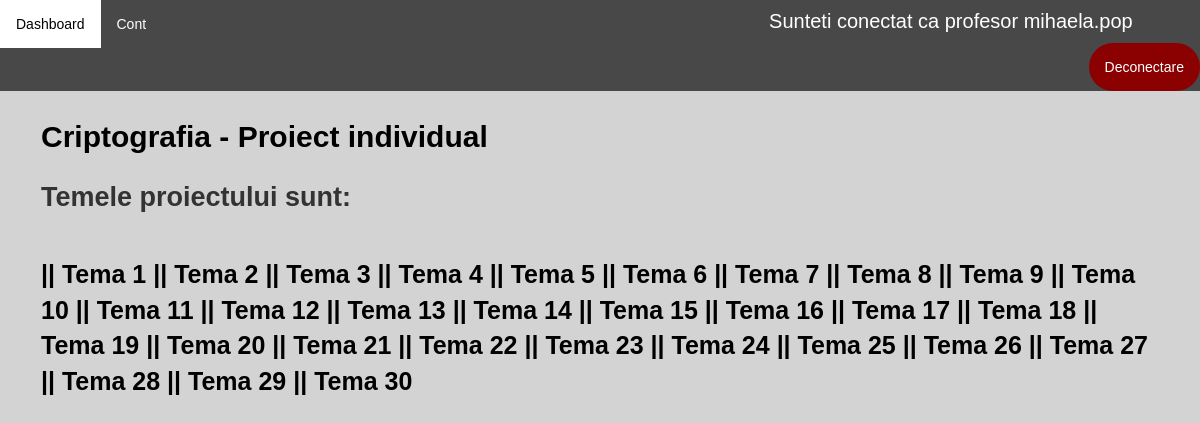
Screenshot of /vizualizare-disciplina/vizualizare-proiecte/proiect/22 (signed in) with the database file from the repository.
### application/models.py (models this page shows)
class Proiect(models.Model):
    id = models.AutoField(primary_key=True)
    nume = models.CharField(max_length=100, unique=False)
    data_inregistrare = models.DateField(auto_now_add=True)
    data_finalizare = models.DateField()
    profesor = models.ForeignKey(User, on_delete=models.CASCADE)
    disciplina = models.ForeignKey(Disciplina, on_delete=models.CASCADE, null=True)
    document = models.CharField(max_length=100, null=True)
    nr_persoane = models.IntegerField(null=True)
    cale = models.CharField(max_length=100, default=None)

class Tema(models.Model):
    id = models.AutoField(primary_key=True)
    nume = models.CharField(max_length=100, unique=False)
    descriere = models.CharField(max_length=500, null=True)
    proiect = models.ForeignKey(Proiect, on_delete=models.CASCADE, unique=False)

### application/decorators.py (the view)
        def wrapper_func(request, *args, **kwargs):
            user_groups = list()
            for group in request.user.groups.all():
                user_groups.append(group.name)
            if allowed_roles[0] in user_groups:
                return view_func(request, *args, **kwargs)
            else:
                return redirect('dashboard')

### application/functions.py (called while the page is built)
def get_user_info(request):
    user = request.user
    user_groups = [group.name for group in user.groups.all()]
    if 'admin' in user_groups:
        user_type = 'admin'
    elif 'studenti' in user_groups:
        user_type = 'student'
    elif 'secretariat' in user_groups:
        user_type = 'secretar'
    else:
        user_type = 'profesor'
    out = {'user': user,
           'user_groups': user_groups,
           'user_type': user_type
           }
    return out

def create_context(request=None, extract_user_info=True):
    if extract_user_info and not request:
        raise ValueError("request must be set if extract_user_info is True")
    out = {}
    if extract_user_info:
        out.update(get_user_info(request))
    return out

### application/views.py (called while the page is built)
@allowed_users(allowed_roles=['profesori'])
@login_required(login_url='login')
def proiect(request, pk):
    proiect = Proiect.objects.get(pk=pk)
    teme = Tema.objects.all().filter(proiect=pk)
    context = create_context(request)
    context['proiect'] = proiect
    context['teme'] = teme
    return render(request, 'application/profesor/proiect.html', context)

### application/templates/application/profesor/proiect.html (shortened to what this page needs)
{% extends 'application/dashboard.html' %}
{% load static %}
{% block article %}
    {% if proiect.nr_persoane > 1 %}
      <b style="color: black; font-size: 30px">{{ proiect.nume }} -  Proiect pe echipe de {{ proiect.nr_persoane }} persoane</b>
    {% else %}
      <b  style="color: black; font-size: 30px">{{ proiect.nume }} -  Proiect individual </b>
    {% endif %}
    <br>
    <br>
    <b style="font-size: 27px;">Temele proiectului sunt:</b>
    <div  style="margin-top: 40px">
                {% for tema in teme %}
                           <a href="{% url 'vizualizareTema' tema.id %}" style="color: black; font-size: 25px"> <b>||  {{ tema.nume }}  </b> </a>
                {% endfor %}
    </div>
{% endblock %}

### application/templates/application/main_layout_application.html (shortened to what this page needs)
{% extends 'main_layout.html' %}
{% load static %}
{% block header %}
    <link rel="stylesheet" href="{% static 'application/css/main_layout_application.css' %}">
        <ul class="topnav">
            <li><a href="{% url 'dashboard' %}">Dashboard</a></li>
            <li><a href="{% url 'account' %}">Cont</a>
            <li style="padding: 7px; color: white; font-size: 20px; margin-left: 600px">Sunteti conectat ca {{ user_type }} {{ request.user.username }}</li>
            <li class="right"><a class="logout" href="{% url 'logout' %}">Deconectare</a></li>
        </ul>
{% endblock %}

### application/static/application/css/main_layout_application.css (style rules this page uses)
body { font-family: Arial, Helvetica, sans-serif; }
body { margin: 0; background-color: lightgray; font-family: Arial, Helvetica, sans-serif; }
ul.topnav { list-style-type: none; margin: 0; padding: 0; overflow: hidden; background-color: #484848; }
ul.topnav li { float: left; }
ul.topnav li a { display: block; color: white; text-align: center; padding: 14px 16px; text-decoration: none; }
ul.topnav li.right { background-color: darkred; float: right; border-radius: 50px; }

### rows the page displays
Proiect: nume "Criptografia"
Tema: nume "Tema 1"
Tema: nume "Tema 2"
Tema: nume "Tema 3"
Tema: nume "Tema 4"
Tema: nume "Tema 5"
Tema: nume "Tema 6"
Tema: nume "Tema 7"
Tema: nume "Tema 8"
Tema: nume "Tema 9"
Tema: nume "Tema 10"
Tema: nume "Tema 11"
Tema: nume "Tema 12"
Tema: nume "Tema 13"
Tema: nume "Tema 14"
Tema: nume "Tema 15"
Tema: nume "Tema 16"
Tema: nume "Tema 17"
Tema: nume "Tema 18"
Tema: nume "Tema 19"
Tema: nume "Tema 20"
Tema: nume "Tema 21"
Tema: nume "Tema 22"
Tema: nume "Tema 23"
Tema: nume "Tema 24"
Tema: nume "Tema 25"
Tema: nume "Tema 26"
Tema: nume "Tema 27"
Tema: nume "Tema 28"
Tema: nume "Tema 29"
Tema: nume "Tema 30"

### other values shown
{{ user_type }} "profesor"
{{ request.user.username }} "mihaela.pop"
